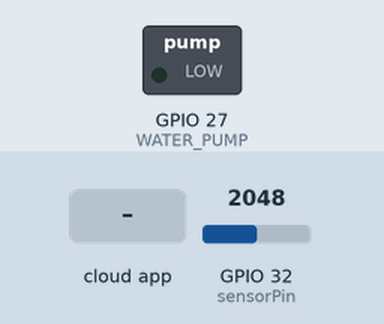
This sketch was run on a simulated ESP32. On the bench: switched loads named in the sketch (green lamp = pin HIGH). The test bench sets the inputs (shaded band); at power-on: GPIO 32 (sensorPin) = 2048. WiFi joins after 1.5 s; servers stay silent unless stated; what the sketch prints to the serial monitor is not drawn.

Above: at 2.8 s.
2.9 s: the phone or cloud app sets message to on
At 3.4 s:
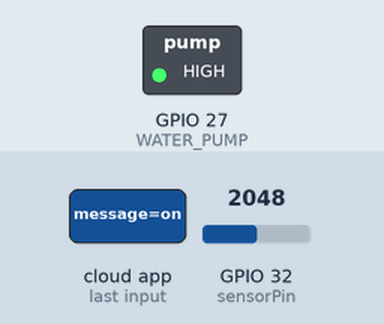
Timing chart, 0 to 9.4 s (numbered marks = the images above; inputs shaded):
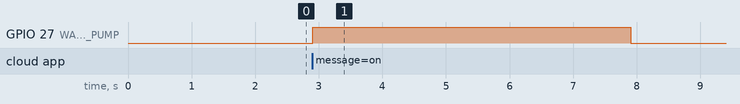

The sketch:

PLUS_IOT_Tanpa_Bluetooth.ino
```cpp
#include <WiFi.h>
#include <FirebaseESP32.h>

//konfigurasi Firebase
#define FIREBASE_HOST "plus-iot-default-rtdb.firebaseio.com"
#define FIREBASE_AUTH "yLXlNeHjOsFfsngwB2eMuH8limw7aGrbNjRaW6Su"

//konfigurasi WIFI
const char* WIFI_SSID = "#############";
const char* WIFI_PASSWORD = "##############";

//konfigurasi pin sensor
#define sensorPin 32
FirebaseJson json;
FirebaseJson json2;
FirebaseData firebaseData;

//tambahan baru
FirebaseJsonData jsonData;

#define WATER_PUMP 27//water
boolean state = false;//water
FirebaseJson json3;
FirebaseData firebaseData2;

void setup() {
  Serial.begin(9600);
  pinMode(sensorPin, INPUT);

  pinMode(WATER_PUMP, OUTPUT); //water

  WiFi.begin(WIFI_SSID, WIFI_PASSWORD);
  Serial.print("Connecting to WiFi");

  while (WiFi.status() != WL_CONNECTED){
    Serial.print(".");
    delay(500);
  }

  Serial.println("Connected to the WiFi Network");

  //Koneksi Firebase
  Firebase.begin(FIREBASE_HOST, FIREBASE_AUTH);

  //Stream
  Firebase.setStreamCallback(firebaseData2, streamCallback, streamTimeoutCallback);
  if (!Firebase.beginStream(firebaseData2, "/Sensor")){
    Serial.println(firebaseData2.errorReason());
  }
}

void loop() {
  int level = readSensor();
  json.set("/value", level);
  Firebase.updateNode(firebaseData,"/Sensor",json);

  json2.get(jsonData, "Sensor/value");
  Serial.print("Read value");
  Serial.print(jsonData.type);
  Serial.println(jsonData.intValue);

  Serial.print("Level Air: ");
  Serial.print(level);
  Serial.println("%");

  delay(1000);
}

int readSensor() {
  int val = analogRead(sensorPin);    // Read the analog value form sensor
  return (val/30);             // send current reading
}

void streamCallback(StreamData data){
  Serial.println("Stream Data...");
  Serial.println(data.streamPath());
  Serial.println(data.dataPath());
  Serial.println(data.dataType());

  if(data.dataPath() == "/message"){
    Serial.println(data.stringData());
    miniPompa(data.stringData());
  }
}

void streamTimeoutCallback (bool timeout){
  if (timeout){
    Serial.println();
    Serial.println("Stream timeout, resume streaming... ");
    Serial.println();
  }
}

void miniPompa(String data){
  if (data == "on"){
    if(readSensor() <100){
      digitalWrite(WATER_PUMP,HIGH);
      delay(5000);
      digitalWrite(WATER_PUMP,LOW);
      json.set("/message", "off");
      Firebase.updateNode(firebaseData2,"/Sensor",json);
    }
  }
  else{
      //state = false;
      digitalWrite(WATER_PUMP,LOW);
  }
}
```

Measured:
- after the input at 2.9 s, GPIO 27 (WATER_PUMP): LOW → HIGH at once, → LOW 5.0 s later
